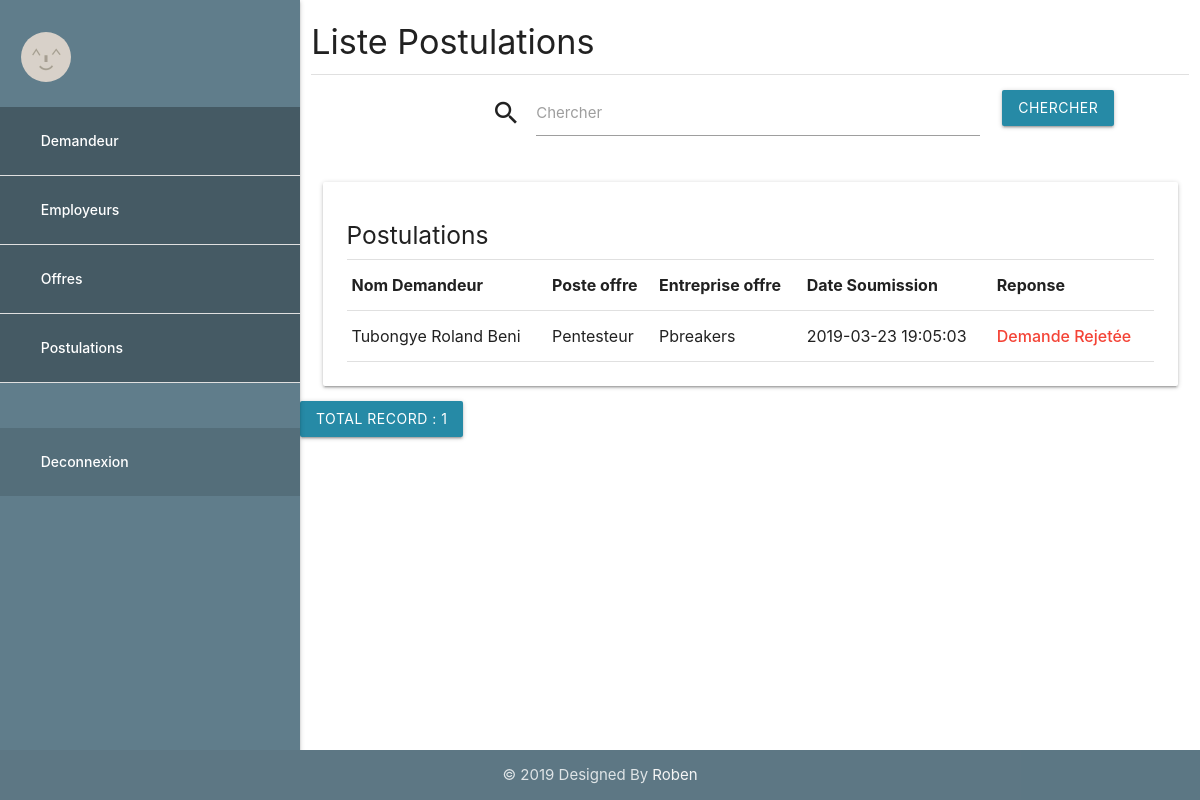
/index.php/admin/listPostulations, run on an earlier commit of the app's database.
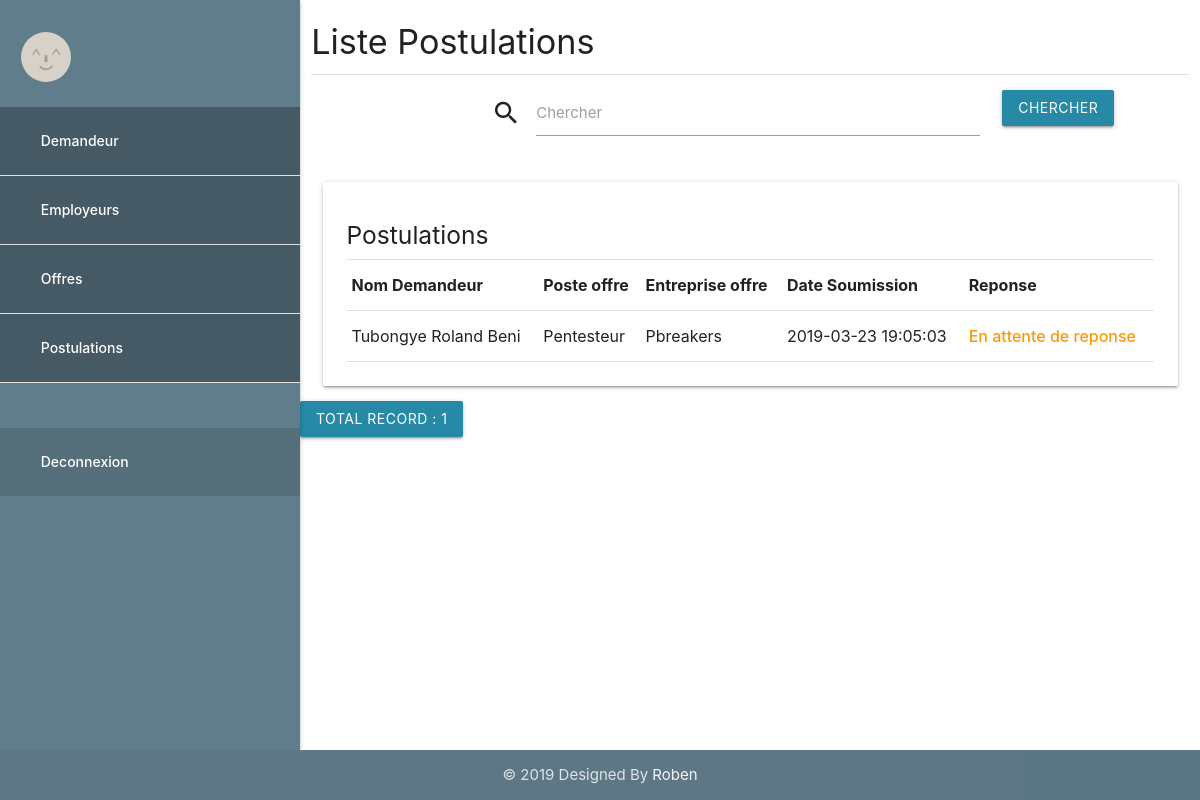
And on a later commit of the database.
### tables this page shows
CREATE TABLE `offredemande` (
  `idoffredemande` int(11) NOT NULL,
  `fk_idOffre` int(11) NOT NULL,
  `fk_idDemandeur` int(11) NOT NULL,
  `dateSoumission` datetime NOT NULL,
  `reponse` int(1) DEFAULT NULL
);

CREATE TABLE `demandeur` (
  `idDemandeur` int(11) NOT NULL,
  `nomDemandeur` varchar(255) NOT NULL,
  `prenomDemandeur` varchar(255) NOT NULL,
  `titre` varchar(255) NOT NULL,
  `adresseDemandeur` varchar(255) NOT NULL,
  `emailDemandeur` varchar(50) NOT NULL,
  `telephoneDemandeur` varchar(255) NOT NULL,
  `genre` varchar(1) NOT NULL,
  `dateNaissance` date NOT NULL,
  `nationalite` varchar(50) NOT NULL,
  `etatCivil` varchar(255) NOT NULL,
  `imageProfile` varchar(255) DEFAULT NULL,
  `pseudo` varchar(10) DEFAULT NULL,
  `pwd` varchar(255) NOT NULL,
  `etat` int(1) NOT NULL DEFAULT '1'
);

CREATE TABLE `offre` (
  `idOffre` int(11) NOT NULL,
  `posteOffre` varchar(255) NOT NULL,
  `dateDebutOffre` date NOT NULL,
  `dateFinOffre` date NOT NULL,
  `fk_idEmployeur` int(11) NOT NULL
);

CREATE TABLE `employeur` (
  `idEmployeur` int(11) NOT NULL,
  `nomEmployeur` varchar(255) NOT NULL,
  `adresseEmployeur` varchar(255) NOT NULL,
  `emailEmployeur` varchar(255) NOT NULL,
  `telephoneEmployeur` varchar(255) NOT NULL,
  `siteEmployeur` varchar(255) DEFAULT NULL,
  `codePostal` varchar(255) DEFAULT NULL,
  `fax` varchar(255) DEFAULT NULL,
  `logo` varchar(255) DEFAULT NULL,
  `pseudo` varchar(255) DEFAULT NULL,
  `pwd` varchar(255) NOT NULL,
  `etat` int(1) NOT NULL DEFAULT '1'
);

### application/controllers/Admin.php (called while the page is built, shortened)
<?php
class Admin extends CI_Controller {
    public function listPostulations(){
        $q = urldecode($this->input->get('q', TRUE));
        $start = intval($this->input->get('start'));
        if ($q <> '') {
            $config['base_url'] = base_url('postulations') . '?q=' . urlencode($q);
            $config['first_url'] = base_url('postulations') . '?q=' . urlencode($q);
        } else {
            $config['base_url'] = base_url('postulations');
            $config['first_url'] = base_url('postulations');
        }
        $config['per_page'] = 10;
        $config['page_query_string'] = TRUE;
        $config['total_rows'] = $this->offredemande_model->total_rows($q);
        $offredemande = $this->offredemande_model->get_limit_data($config['per_page'], $start, $q);
        $this->load->library('pagination');
        $this->pagination->initialize($config);
        $data = array(
            'offredemande_data' => $offredemande,
            'q' => $q,
            'pagination' => $this->pagination->create_links(),
            'total_rows' => $config['total_rows'],
            'start' => $start,
        );
        $data['title']= "Liste Postulations";
		$this->load->view('_inc/header_admin',$data);
        $this->load->view('admin/list_postulations');
        $this->load->view('_inc/footer');
    }
}

### index.php (called while the page is built, shortened)
<?php
require_once BASEPATH.'core/CodeIgniter.php';

### application/config/config.php (called while the page is built, shortened)
<?php
$config['base_url'] = 'http://'.$_SERVER["SERVER_NAME"]."/".'jobportail';
$config['index_page'] = '';
$config['uri_protocol']	= 'REQUEST_URI';
$config['url_suffix'] = '';
$config['language']	= 'english';
$config['charset'] = 'UTF-8';
$config['enable_hooks'] = FALSE;
$config['subclass_prefix'] = 'MY_';
$config['composer_autoload'] = FALSE;
$config['permitted_uri_chars'] = 'a-z 0-9~%.:_\-';
$config['enable_query_strings'] = FALSE;
$config['controller_trigger'] = 'c';
$config['function_trigger'] = 'm';
$config['directory_trigger'] = 'd';
$config['allow_get_array'] = TRUE;
$config['log_threshold'] = 0;
$config['log_path'] = '';
$config['log_file_extension'] = '';
$config['log_file_permissions'] = 0644;
$config['log_date_format'] = 'Y-m-d H:i:s';
$config['error_views_path'] = '';
$config['cache_path'] = '';
$config['cache_query_string'] = FALSE;
$config['encryption_key'] = 'qwertyuiop[]`1234567890-=asdfghjklzxcvbnm';
$config['sess_driver'] = 'files';
$config['sess_cookie_name'] = 'ci_session';
$config['sess_expiration'] = 7200;
$config['sess_save_path'] = NULL;
$config['sess_match_ip'] = FALSE;
$config['sess_time_to_update'] = 300;
$config['sess_regenerate_destroy'] = FALSE;
$config['cookie_prefix']	= '';
$config['cookie_domain']	= '';
$config['cookie_path']		= '/';
$config['cookie_secure']	= FALSE;
$config['cookie_httponly'] 	= FALSE;
$config['standardize_newlines'] = FALSE;
$config['global_xss_filtering'] = FALSE;
$config['csrf_protection'] = TRUE;
$config['csrf_token_name'] = 'csrf_job_portal';
$config['csrf_cookie_name'] = 'csrf_cookie_name';
$config['csrf_expire'] = 7200;
$config['csrf_regenerate'] = TRUE;
$config['csrf_exclude_uris'] = array();
$config['compress_output'] = FALSE;
$config['time_reference'] = 'local';
$config['rewrite_short_tags'] = FALSE;
$config['proxy_ips'] = '';

### application/models/Offredemande_model.php (called while the page is built, shortened)
<?php
class Offredemande_model extends CI_Model
{
    public $table = 'offredemande';
    public $id = 'idoffredemande';
    public $order = 'DESC';
    function total_rows($q = NULL) {
        $this->db->like('idoffredemande', $q);
        $this->db->or_like('fk_idOffre', $q);
        $this->db->or_like('fk_idDemandeur', $q);
        $this->db->or_like('offre.posteOffre', $q);
        $this->db->or_like('employeur.nomEmployeur', $q);
        $this->db->or_like('dateSoumission', $q);
        $this->db->join('offre', 'offre.idOffre = offredemande.fk_idoffre');
        $this->db->join('employeur', 'employeur.idEmployeur = offre.fk_idEmployeur');
        $this->db->from($this->table);
        return $this->db->count_all_results();
    }
    function get_limit_data($limit, $start = 0, $q = NULL) {
        $this->db->order_by($this->id, $this->order);
        $this->db->like('idoffredemande', $q);
        $this->db->or_like('fk_idOffre', $q);
        $this->db->or_like('fk_idDemandeur', $q);
        $this->db->or_like('offre.posteOffre', $q);
        $this->db->or_like('employeur.nomEmployeur', $q);
        $this->db->or_like('dateSoumission', $q);
        $this->db->join('offre', 'offre.idOffre = offredemande.fk_idoffre');
        $this->db->join('employeur', 'employeur.idEmployeur = offre.fk_idEmployeur');
        $this->db->join('demandeur', 'demandeur.idDemandeur = offredemande.fk_idDemandeur');
        $this->db->limit($limit, $start);
        return $this->db->get($this->table)->result();
    }
}

### application/views/admin/list_postulations.php (the view, shortened to what this page needs)
<div class="col s9">
        <h4><?php echo $title?></h4>
        <div class="divider"></div>
            <div class="col s9 offset-s2">
                <form class="col s12">
                    <div class="input-field col s10">
                        <i class="material-icons prefix">search</i>
                        <input id="icon_search" type="search" class="search" name="q" value="<?php echo $q; ?>">
                        <label for="icon_search">Chercher</label>
                    </div>
                    <div class="input-field col s2">
                        <input id="icon_btn" type="submit" class="btn waves-light search" value="Chercher">
                    </div>
                </form>
            </div>
            <div class="col s12 m12">
            <div class="card">
                <div class="card-content">
                    <h5>Postulations</h5>
                    <div class="divider"></div>
                    <table class="responsive-table highlight">
                        <thead>
                        <tr>
                            <th>Nom Demandeur</th>
                            <th>Poste offre</th>
                            <th>Entreprise offre</th>
                            <th>Date Soumission</th>
                            <th>Reponse</th>
                        </tr>
                        </thead>
                        <tbody>
                        <?php foreach ($offredemande_data as $offredemande) {?>
                        <tr>
                            <td><?php echo ucfirst($offredemande->nomDemandeur).' '.ucfirst($offredemande->prenomDemandeur);?></td>
                            <td><?php echo ucfirst($offredemande->posteOffre);?></td>
                            <td><?php echo ucfirst($offredemande->nomEmployeur);?></td>
                            <td><?php echo ucfirst($offredemande->dateSoumission);?></td>
                            <td><?php if ($offredemande->reponse == NULL) {
                                echo '<strong class="orange-text">En attente de reponse</strong>';
                            } elseif($offredemande->reponse == 0) {
                                echo '<strong class="red-text">Demande Rejetée</strong>';
                            }else{
                                echo '<strong class="green-text">Validée</strong>';
                            }?></td>
                        </tr>
                        <?php }?>
                        </tbody>
                    </table>
                </div>
            </div>
        </div>
        <div class="row">
            <div class="col-md-6">
                <a href="#" class="btn btn-primary">Total Record : <?php echo $total_rows ?></a>
            </div>
        </div><br><br>
    </div>
</div>

### application/views/_inc/header_admin.php (shortened to what this page needs)
<html lang="en">
<head>
    <link rel="stylesheet" href="<?php echo base_url();?>assets/materialise.css">
    <link rel="stylesheet" href="<?php echo base_url();?>assets/font.css">
    <link rel="stylesheet" href="<?php echo base_url();?>assets/style.css">
</head>
<body>
<div class="row">
    <div class="col s3">
        <ul class="sidenav sidenav-fixed blue-grey" id="mobile-demo">
            <div class="user-view">
                <div class="row center-align">
                    <img src="<?php echo base_url();?>assets/none.jpg" alt="User" srcset="" class="circle" style="width:50px; height:50px">
                </div>
            </div>
            <div class="row">
                <ul id="nav-mobile" class="collection" style="border:none;">
                    <li class="collection-item blue-grey darken-2"><a href="<?php echo site_url('liste_demandeurs');?>" class="white-text">Demandeur</a></li>
                    <li class="collection-item blue-grey darken-2"><a href="<?php echo site_url('liste_employeurs');?>" class="white-text">Employeurs</a></li>
                    <li class="collection-item blue-grey darken-2"><a href="<?php echo site_url('liste_offres');?>" class="white-text">Offres</a></li>
                    <li class="collection-item blue-grey darken-2"><a href="<?php echo site_url('liste_postulations');?>" class="white-text">Postulations</a></li>
                    <br>
                    <br>
                    <li class="collection-item blue-grey darken-1"><a href="<?php echo site_url('logout');?>" class="white-text">Deconnexion</a></li>
                </ul>
            </div>
        </ul>
    </div>

### application/views/_inc/footer.php (shortened to what this page needs)
<footer class="page-footer blue-grey">
    <div class="footer-copyright center">
        <div class="container">
            © <?php echo Date('Y');?> Designed By
            <a class="grey-text text-lighten-4" href="https://github.com/robenkr">Roben</a>
        </div>
    </div>
</footer>
</body>
</html>

### assets/style.css (style rules this page uses)
.page-footer { position: fixed; bottom: 0; padding-top: 0px; width:100%; z-index: 1000; }

What changed in the data, as far as the page shows it:
changed offredemande "Tubongye": reponse "Demande Rejetée" → "En attente de reponse"
